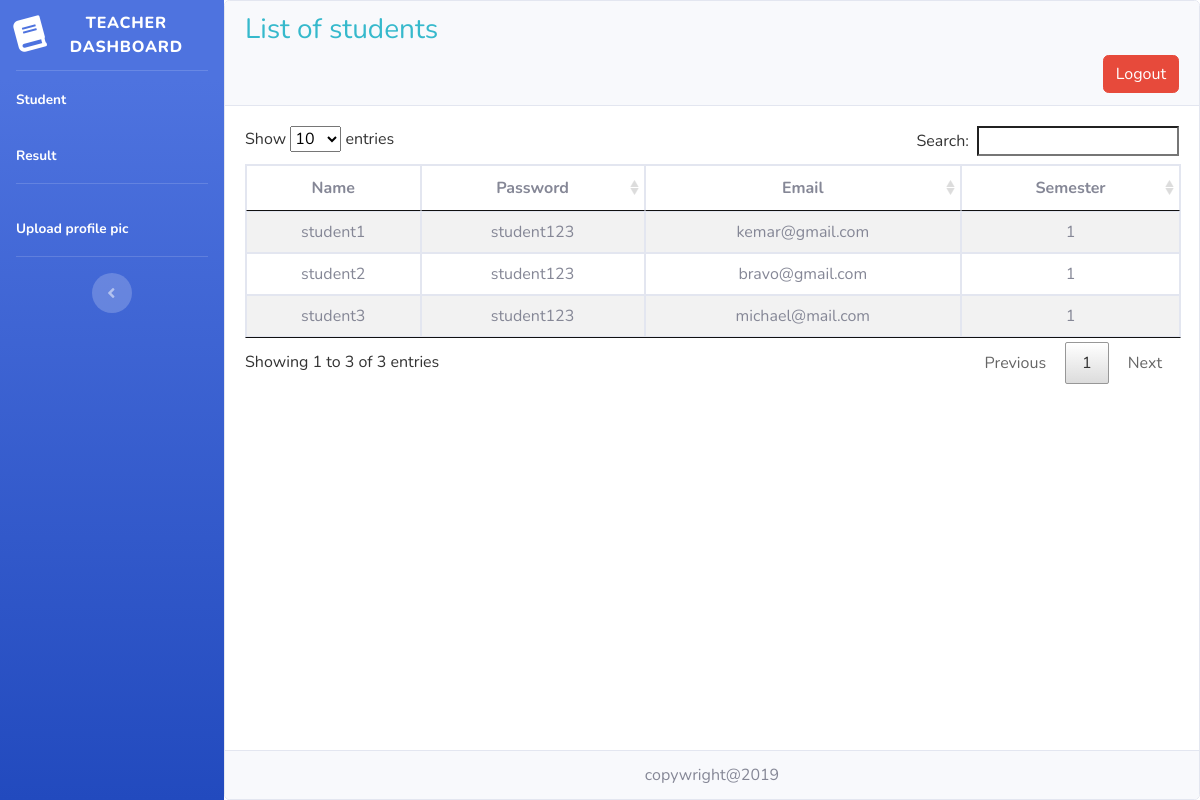
The app's page /teacher_view_student.php (signed in) with its own data.
### tables this page shows
CREATE TABLE `sms_student_data` (
  `id` int(11) NOT NULL,
  `name` varchar(255) NOT NULL,
  `password` varchar(255) NOT NULL,
  `email` varchar(255) NOT NULL,
  `contact` varchar(255) NOT NULL,
  `profession` varchar(255) NOT NULL,
  `semester` varchar(255) NOT NULL,
  `student_status_id` varchar(255) NOT NULL,
  `profile_pic` varchar(255) NOT NULL,
  `created_date` varchar(255) NOT NULL,
  `updated_date` varchar(255) NOT NULL
);

### teacher_view_student.php (the view, shortened to what this page needs)
<!DOCTYPE html>
<html>
<head>
</head>
<body>
    <?php
   include('includes/header.php');
   include('includes/navbar_teacher.php');
   require('sms_config.php');
   if(isset($_SESSION['teacher_unique_id'])){
    $id = $_SESSION['teacher_unique_id'];
   $select = "SELECT * FROM `sms_teacher_data` WHERE id='$id'";
   $query = mysqli_query($conn,$select);
   $res = mysqli_fetch_assoc($query);
   $semester = $res['semester'];
   $select1 = "SELECT * FROM `sms_student_data` WHERE semester = '$semester'";
   $query1 = mysqli_query($conn,$select1);
 }
   ?>
<div class="card text-center w-100">
  <div class="card-header text-right">
    <div class="text-left d-inline text-info"><h3>List of students</h3></div>
    <div class="text-right"><a href="sms_logout.php" class="btn btn-danger">Logout</a></div>
  </div>
  <div class="card-body">
      <table class="table table-striped table-bordered" id="students">
      <thead>
        <tr>
          <th scope="col">Name</th>
          <th scope="col">Password</th>
          <th scope="col">Email</th>
          <th scope="col">Semester</th>
        </tr>
      </thead>
      <tbody>
        <?php while($res1=mysqli_fetch_assoc($query1)){?>
        <tr>
          <td><?php echo $res1['name'];?></td>
          <td><?php echo $res1['password'];?></td>
          <td><?php echo $res1['email'];?></td>
          <td><?php echo $res1['semester'];?></td>
        </tr>
       <?php } ?>
      </tbody>
    </table>
  </div>
<div class="card-footer text-muted">
    copywright@2019
  </div>
</div>
  <?php
  include('includes/footer.php');
  ?>
</body>
</html>

### records on screen
sms_student_data: name "student1", password "student123", email "kemar@gmail.com", semester "1"
sms_student_data: name "student2", password "student123", email "bravo@gmail.com", semester "1"
sms_student_data: name "student3", password "student123", email "michael@mail.com", semester "1"
